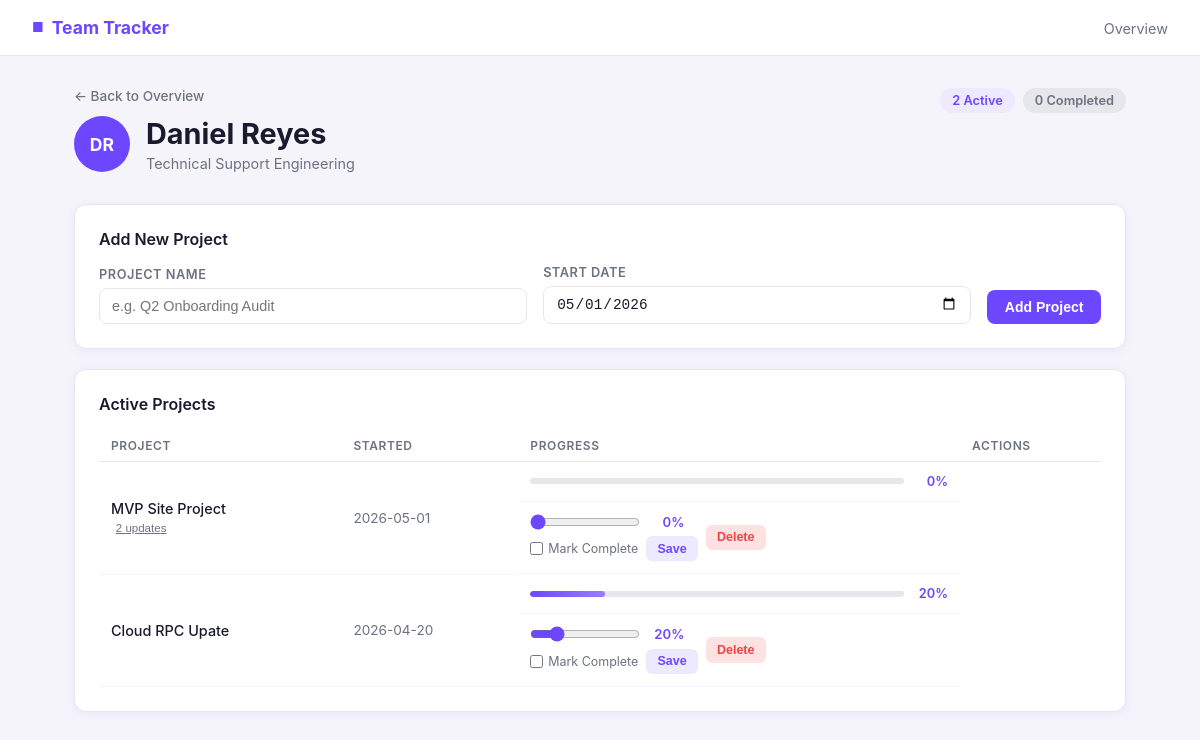
The app's page /teammate/3 with its own data.
### tables this page shows
CREATE TABLE teammates (
                id INTEGER PRIMARY KEY AUTOINCREMENT,
                name TEXT NOT NULL
            );

CREATE TABLE projects (
                id INTEGER PRIMARY KEY AUTOINCREMENT,
                teammate_id INTEGER NOT NULL,
                name TEXT NOT NULL,
                start_date TEXT NOT NULL,
                pct_complete INTEGER DEFAULT 0,
                completed_date TEXT,
                FOREIGN KEY (teammate_id) REFERENCES teammates(id)
            );

### app.py (the view)
@app.route('/teammate/<int:tid>')
def teammate(tid):
    db = get_db()
    t = db.execute('SELECT * FROM teammates WHERE id = ?', (tid,)).fetchone()
    if not t:
        return redirect(url_for('index'))
    projects = db.execute(
        'SELECT * FROM projects WHERE teammate_id = ? ORDER BY completed_date ASC, start_date DESC',
        (tid,)
    ).fetchall()
    history = {}
    for p in projects:
        history[p['id']] = db.execute(
            'SELECT pct_complete, updated_date FROM progress_history WHERE project_id = ? ORDER BY updated_date DESC',
            (p['id'],)
        ).fetchall()
    return render_template('teammate.html', teammate=t, projects=projects, today=date.today().isoformat(), history=history)

### app.py (called while the page is built)
@app.template_filter('fmt_date')
def fmt_date(s):
    if not s:
        return ''
    return datetime.strptime(s, '%Y-%m-%d').strftime('%b %-d')

def get_db():
    conn = sqlite3.connect(DB)
    conn.row_factory = sqlite3.Row
    return conn

### templates/teammate.html (shortened to what this page needs)
{% extends "base.html" %}
{% block content %}
{% set initials = teammate.name.split()|map('first')|join('') %}
{% set active = projects|selectattr('completed_date', 'none')|list %}
{% set done = projects|rejectattr('completed_date', 'none')|list %}
<div class="page-header">
    <div class="header-left">
        <a href="/" class="back-link">&larr; Back to Overview</a>
        <div class="teammate-header">
            <div class="avatar avatar-lg">{{ initials }}</div>
            <div>
                <h1>{{ teammate.name }}</h1>
                <p class="subtitle">Technical Support Engineering</p>
            </div>
        </div>
    </div>
    <div class="header-stats">
        <div class="stat-pill">{{ active|length }} Active</div>
        <div class="stat-pill muted">{{ done|length }} Completed</div>
    </div>
</div>
<div class="section-card">
    <h2>Add New Project</h2>
    <form action="{{ url_for('add_project', tid=teammate.id) }}" method="POST" class="add-form">
        <div class="form-row">
            <div class="form-group">
                <label for="name">Project Name</label>
                <input type="text" id="name" name="name" placeholder="e.g. Q2 Onboarding Audit" required>
            </div>
            <div class="form-group">
                <label for="start_date">Start Date</label>
                <input type="date" id="start_date" name="start_date" value="{{ today }}" required>
            </div>
            <button type="submit" class="btn btn-primary">Add Project</button>
        </div>
    </form>
</div>
<div class="section-card">
    <h2>Active Projects</h2>
    {% if active %}
    <table class="projects-table">
        <thead>
            <tr>
                <th>Project</th>
                <th>Started</th>
                <th>Progress</th>
                <th>Actions</th>
            </tr>
        </thead>
        <tbody>
            {% for p in active %}
            <tr>
                <td class="project-name">
                    {{ p.name }}
                    {% if history[p.id] %}
                    <button type="button" class="btn-history" onclick="toggleHistory('hist-{{ p.id }}')">
                        {{ history[p.id]|length }} update{{ 's' if history[p.id]|length != 1 }}
                    </button>
                    {% endif %}
                </td>
                <td class="date-cell">{{ p.start_date }}</td>
                <td class="progress-cell">
                    <div class="progress-bar">
                        <div class="progress-fill" style="width: {{ p.pct_complete }}%"></div>
                    </div>
                    <span class="pct-label">{{ p.pct_complete }}%</span>
                </td>
                <td class="actions-cell">
                    <form action="{{ url_for('update_project', pid=p.id) }}" method="POST" class="update-form">
                        <div class="slider-row">
                            <input type="range" name="pct_complete" id="range-{{ p.id }}"
                                   value="{{ p.pct_complete }}" min="0" max="100"
                                   oninput="document.getElementById('pct-display-{{ p.id }}').textContent = this.value + '%'">
                            <span id="pct-display-{{ p.id }}" class="pct-display">{{ p.pct_complete }}%</span>
                        </div>
                        <div class="form-actions">
                            <label class="complete-label">
                                <input type="checkbox" name="mark_complete"> Mark Complete
                            </label>
                            <button type="submit" class="btn btn-sm btn-secondary">Save</button>
                        </div>
                    </form>
                    <form action="{{ url_for('delete_project', pid=p.id) }}" method="POST"
                          onsubmit="return confirm('Delete this project?')">
                        <button type="submit" class="btn btn-sm btn-danger">Delete</button>
                    </form>
                </td>
            </tr>
            {% endfor %}
        </tbody>
    </table>
    {% else %}
    <p class="empty-state">No active projects. Add one above.</p>
    {% endif %}
</div>
{% endblock %}

### records on screen
teammates: name "Daniel Reyes"
projects: name "MVP Site Project", history "2", id "s", start_date "2026-05-01", pct_complete "0"
projects: name "Cloud RPC Upate", start_date "2026-04-20", pct_complete "20"

### other values on screen
{{ initials }} "DR"
{{ active|length }} "2"
{{ done|length }} "0"
